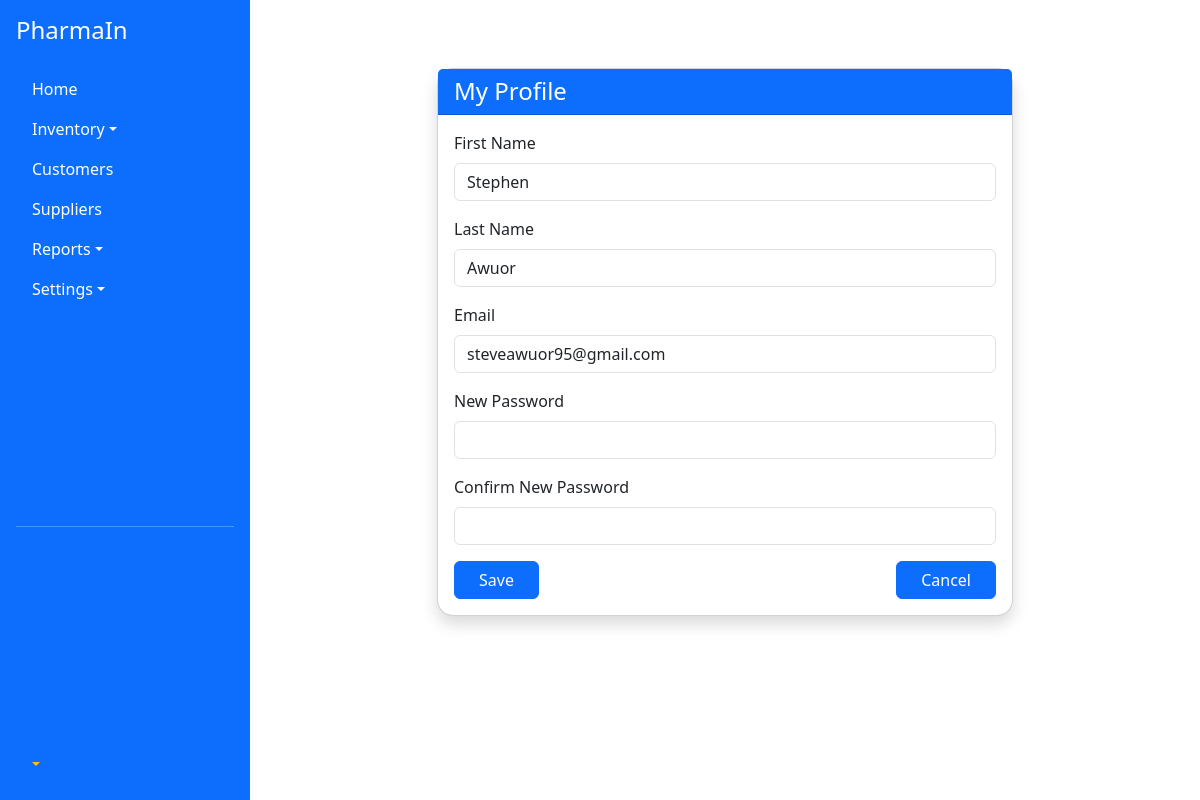
The app's page /my-profile/edit/ (signed in) with its own data.
### accounts/models.py (models this page shows, shortened)
class User(AbstractBaseUser, PermissionsMixin):
    email = models.EmailField(unique=True)
    first_name = models.CharField(max_length=200, blank=True)
    last_name = models.CharField(max_length=200, blank=True)
    phone_number = models.CharField(max_length=15, blank=True)
    is_active = models.BooleanField(default=True)
    is_staff = models.BooleanField(default=False)
    objects = CustomUserManager()
    USERNAME_FIELD = 'email'
    REQUIRED_FIELDS = ['first_name', 'last_name', 'phone_number']

### accounts/views.py (the view)
# urls.py: path('my-profile/edit/', account_views.edit_my_profile, name='update-profile'),
@login_required
def edit_my_profile(request):
    user = request.user
    if request.method == 'POST':
        form = EditMyProfileForm(request.POST, instance=user, user=user)  # <-- user passed here
        if form.is_valid():
            new_password = form.cleaned_data.get('new_password')
            if new_password:
                user.set_password(new_password)
            form.save()
            messages.success(request, 'Your profile has been updated.')
            if new_password:
                return redirect('login')
            return redirect('edit_profile')
    else:
        form = EditMyProfileForm(instance=user, user=user)  # <-- and here
    return render(request, 'accounts/edit_profile.html', {'form': form})

### accounts/forms.py
class EditMyProfileForm(forms.ModelForm):
    new_password = forms.CharField(
        label='New Password',
        widget=forms.PasswordInput(attrs={'class': 'form-control'}),
        required=False
    )
    confirm_password = forms.CharField(
        label='Confirm New Password',
        widget=forms.PasswordInput(attrs={'class': 'form-control'}),
        required=False
    )
    class Meta:
        model = User
        fields = ['first_name', 'last_name', 'email', 'new_password', 'confirm_password']
    def __init__(self, *args, **kwargs):
        user = kwargs.pop('user', None)
        super(EditMyProfileForm, self).__init__(*args, **kwargs)
        print("User is staff:", user.is_staff if user else 'no user')
        for field in self.fields.values():
            field.widget.attrs['class'] = 'form-control'
        if user and not user.is_staff:
            self.fields['first_name'].widget.attrs['readonly'] = True
            self.fields['last_name'].widget.attrs['readonly'] = True
            self.fields['email'].widget.attrs['readonly'] = True

### templates/accounts/edit_profile.html (shortened to what this page needs)
{% extends 'base/main.html' %}
{% load static %}
{% block content %}
<div class="container mt-5" style="max-width: 600px;">
  <div class="card shadow rounded-4">
    <div class="card-header bg-primary text-white">
      <h4 class="mb-0">My Profile</h4>
    </div>
    <div class="card-body">
      <form method="POST">
        <div class="mb-3">
          <label for="{{ form.first_name.id_for_label }}" class="form-label">First Name</label>
          {{ form.first_name }}
        </div>
        <div class="mb-3">
          <label for="{{ form.last_name.id_for_label }}" class="form-label">Last Name</label>
          {{ form.last_name }}
        </div>
        <div class="mb-3">
          <label for="{{ form.email.id_for_label }}" class="form-label">Email</label>
          {{ form.email }}
        </div>
        <div class="mb-3">
          <label for="{{ form.new_password.id_for_label }}" class="form-label">New Password</label>
          {{ form.new_password }}
        </div>
        <div class="mb-3">
          <label for="{{ form.confirm_password.id_for_label }}" class="form-label">Confirm New Password</label>
          {{ form.confirm_password }}
        </div>
        <div class="d-flex justify-content-between">
          <button type="submit" class="btn btn-primary px-4">Save</button>
          <a href="{% url 'dashboard' %}" class="btn btn-primary px-4">Cancel</a>
        </div>
      </form>
    </div>
  </div>
</div>
{% endblock %}

### templates/base/main.html (style rules this page uses)
body { min-height: 100vh; display: flex; }

### records on screen
User: first_name "Stephen", last_name "Awuor", email "steveawuor95@gmail.com"
